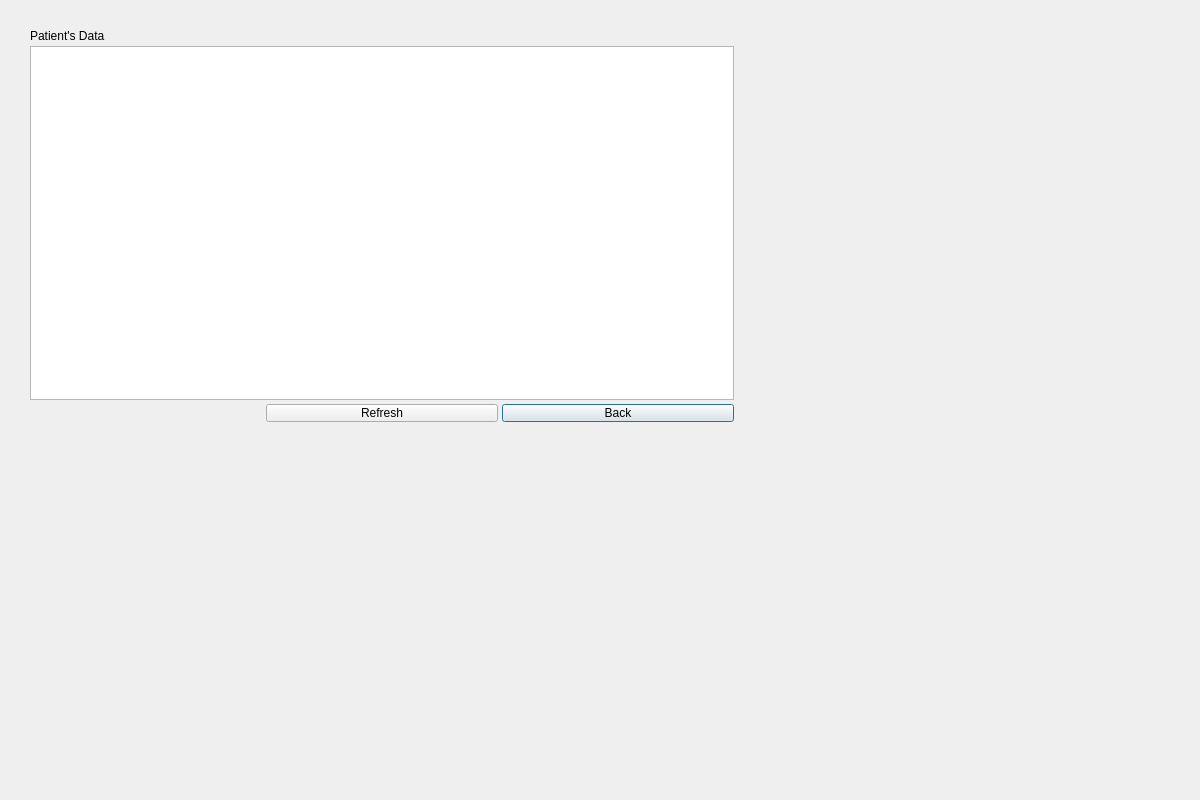
<?xml version="1.0" encoding="UTF-8"?>
<ui version="4.0">
 <class>Patients</class>
 <widget class="QDialog" name="Patients">
  <property name="geometry">
   <rect>
    <x>0</x>
    <y>0</y>
    <width>1200</width>
    <height>800</height>
   </rect>
  </property>
  <property name="windowTitle">
   <string>Dialog</string>
  </property>
  <widget class="QTableView" name="tableView">
   <property name="geometry">
    <rect>
     <x>30</x>
     <y>46</y>
     <width>704</width>
     <height>354</height>
    </rect>
   </property>
  </widget>
  <widget class="QPushButton" name="pushButton_back">
   <property name="geometry">
    <rect>
     <x>502</x>
     <y>404</y>
     <width>232</width>
     <height>18</height>
    </rect>
   </property>
   <property name="text">
    <string>Back</string>
   </property>
  </widget>
  <widget class="QLabel" name="label">
   <property name="geometry">
    <rect>
     <x>30</x>
     <y>30</y>
     <width>232</width>
     <height>12</height>
    </rect>
   </property>
   <property name="text">
    <string>Patient's Data</string>
   </property>
  </widget>
  <widget class="QPushButton" name="pushButton_refresh">
   <property name="geometry">
    <rect>
     <x>266</x>
     <y>404</y>
     <width>232</width>
     <height>18</height>
    </rect>
   </property>
   <property name="text">
    <string>Refresh</string>
   </property>
  </widget>
 </widget>
 <resources/>
 <connections/>
</ui>
